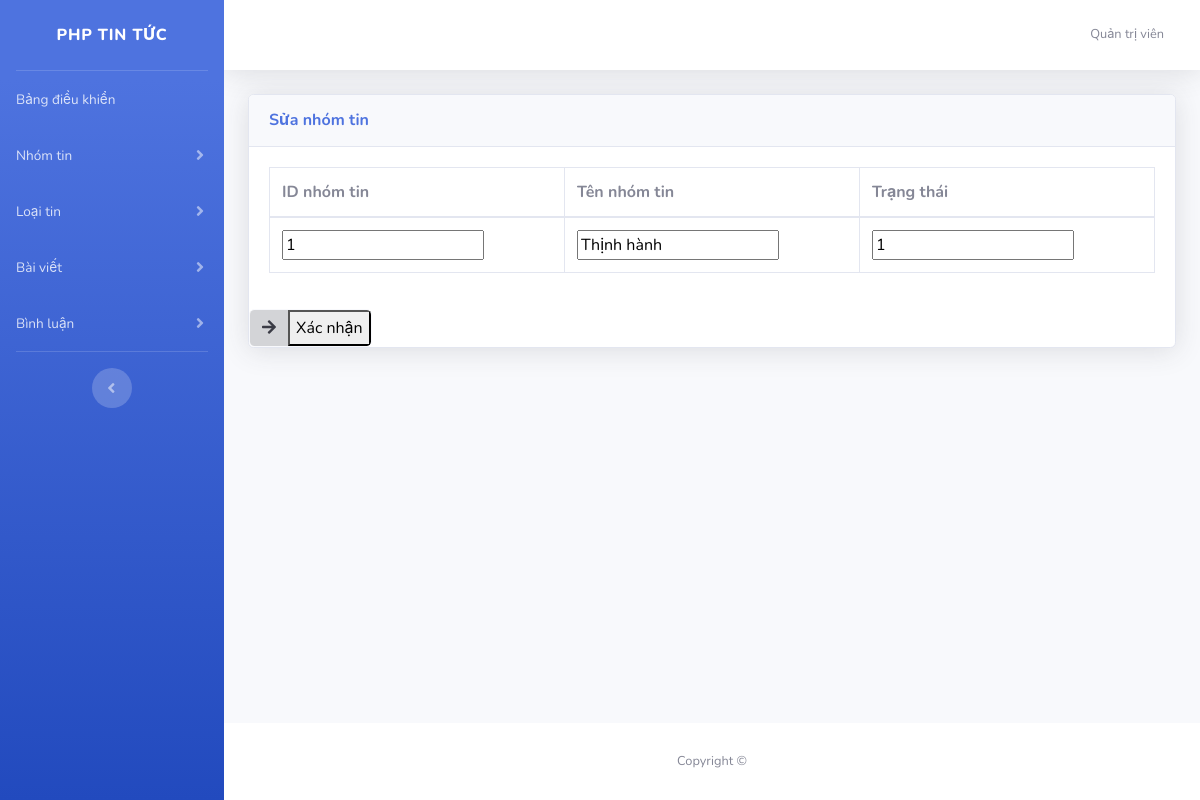
/NewsWebsite/admin/suanhomtin.php?ma=1, run on the app's committed database.
### tables this page shows
CREATE TABLE IF NOT EXISTS `nhom_tin` (
  `id_nhomtin` int(11) NOT NULL AUTO_INCREMENT,
  `ten_nhomtin` varchar(50) NOT NULL,
  `trangthai` tinyint(1) NOT NULL,
  PRIMARY KEY (`id_nhomtin`)
);

### NewsWebsite/admin/suanhomtin.php (the view, shortened to what this page needs)
<?php ob_start();
require_once __DIR__. "/layouts/header.php";
?>
<?php
require_once __DIR__. "/../libraries/connect.php";
    $sql2 = "select * from nhom_tin where id_nhomtin ='$_GET[ma]'";
    $stm=$o->query($sql2);
    $data2 =$stm->fetchAll(PDO::FETCH_ASSOC);
?>
<div id="content">
    <div class="container-fluid">
        <div class="card shadow mb-4">
            <div class="card-header py-3">
                <h6 class="m-0 font-weight-bold text-primary">Sửa nhóm tin</h6>
            </div>
            <form action="/NewsWebsite/admin/suanhomtin.php" method="POST" enctype="multipart/form-data">
                <div class="card-body">
                    <div class="table-responsive">
                        <table class="table table-bordered" width="100%" cellspacing="0">
                            <thead>
                                <tr>
                                    <th>ID nhóm tin</th>
                                    <th>Tên nhóm tin</th>
                                    <th>Trạng thái</th>
                                </tr>
                            </thead>
                            <body>
                                <tr>
                                    <th><input type="number" name="id_nhomtin" readonly value="<?php echo $data2[0]['id_nhomtin'] ?>"></th>
                                    <th><input type="text" name="ten_nhomtin" value="<?php echo $data2[0]['ten_nhomtin'] ?>"></th>
                                    <th><input type="number" name="trangthai" value="<?php echo $data2[0]['trangthai'] ?>"></th>
                                </tr>
                            </body>
                        </table>
                    </div>
                </div>
                <div>
                    <a class="btn btn-light btn-icon-split">
                        <span class="icon text-light-600">
                            <i class="fas fa-arrow-right"></i>
                        </span>
                        <button type="submit" name="submit">Xác nhận</button>
                    </a>
                </div>
            </form>
        </div>
    </div>
</div>
<?php
require_once __DIR__. "/layouts/footer.php";
?>

### data on the page
nhom_tin: id_nhomtin "1", ten_nhomtin "Thịnh hành", trangthai "1"
